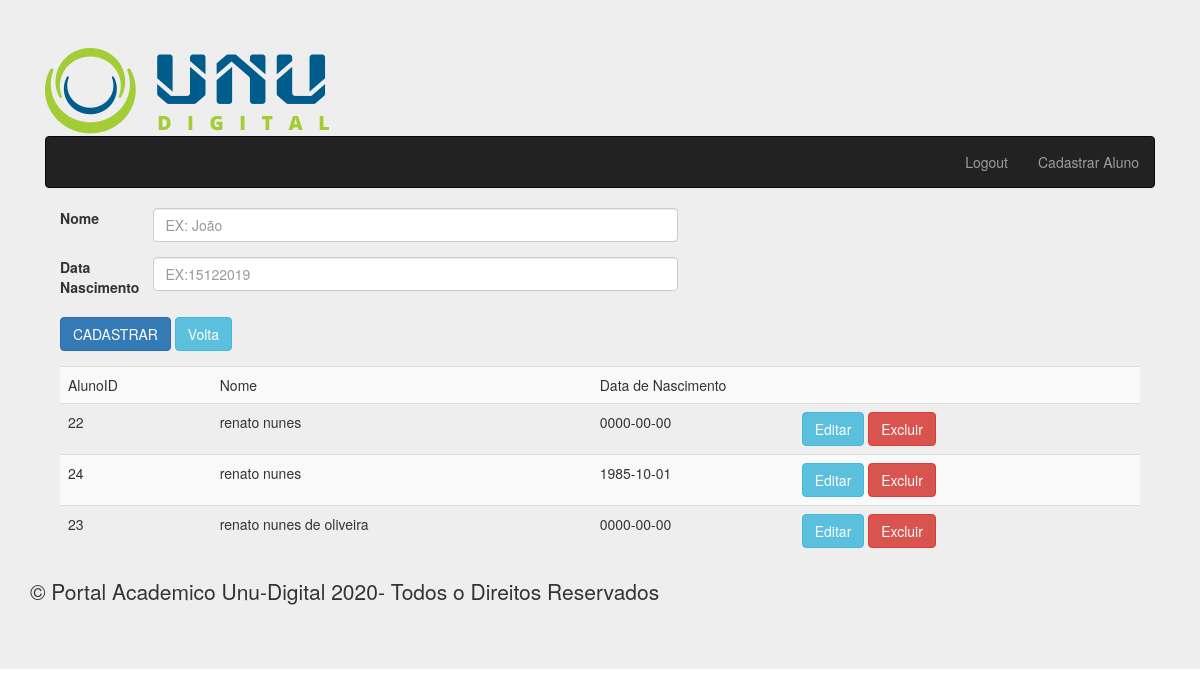
Page /userLogado.php?p=cadastraraluno (signed in) on the committed database.
### tables this page shows
CREATE TABLE `tb_alunos` (
  `alunoID` int(11) NOT NULL,
  `nome` varchar(30) DEFAULT NULL,
  `dataNascimento` date DEFAULT NULL
);

### AlunoController.php (called while the page is built, shortened)
<?php
class AlunoController
{
	private $connPDO;
	public function __construct($dbname, $host, $user, $senha)
	{
		try {
			$this ->connPDO  = new PDO("mysql:dbname=".$dbname.";host=".$host,$user,$senha);
		} catch (PDOException $e) {
			echo "Erro ao conectar com o banco".$e->getMessage();
			exit();
		} catch (Exception $e) {
			echo "Erro geral".$e->getMessage();
			exit();
		}
	}
	public function buscarAlunos()
	{
		$cmd = $this->connPDO->query("SELECT * FROM tb_alunos ORDER BY nome");
		$result = $cmd->fetchAll(PDO::FETCH_ASSOC);
		return $result;
	}
}
?>

### CadastrarAluno.php (the view, shortened to what this page needs)
<?php
require_once'AlunoController.php';
$alunoController = new AlunoController("db_projetounu","localhost","root","");
?>
<!DOCTYPE html>
<html lang="pt-br">
	<div class="container">
		<head>
			<link href="css/bootstrap.min.css" rel="stylesheet" media="screen"/>
		</head>
		<body>
			<form method="POST" >
				<div class="form-group row" >
					<label for="nome" class="col-sm-1 col-form-label">Nome</label>
					<div class="col-sm-6">
						<input type="text" class="form-control" name="nome" id="nome" placeholder="EX: João">
					</div>
				</div>
				<div class="form-group row">
					<label for="dataNasc" class="col-sm-1 col-form-label">Data Nascimento</label>
					<div class="col-sm-6">
						<input type="text" class="form-control" name="dataNasc" id="dataNasc" placeholder="EX:15122019">
					</div>
				</div>
				<div class="form-group" >
					 <button type="submit" class="btn btn-primary">CADASTRAR</button>
					 <a class="btn btn-info" href="?p=meucadastro">Volta</a>
				</div>
			</form>
			<div>
				<table class="table table-striped">
					<tr >
						<td scope="col">AlunoID</td>
						<td scope="col">Nome</td>
						<td scope="col" colspan="2">Data de Nascimento</td>
					</tr>
			<?php
					$dados = $alunoController->buscarAlunos();
					if (count($dados) > 0)
					{
						for ($i=0; $i < count($dados); $i++ )
							{
								echo "<tr>";
								foreach ($dados[$i] as $key => $value)
								{
									echo "<td>".$value."</td>";
								}
			?>
									<td>
										<a class="btn btn-info" href="alunoeditar.php?id_up=<?php echo $dados[$i]['alunoID'];?>">Editar</a>
										<a class="btn btn-danger" href="cadastraraluno.php?id=<?php echo $dados[$i]['alunoID'];?>">Excluir</a>
									</td>
			<?php
								echo "</tr>";
							}
					}
					else
					{
			?>
					 	<h4>Sem Alunos cadastrados!</h4>
			<?php
					}
			?>
				</table>
			</div>
		</body>
	</div>
</html>

### rows in the picture
tb_alunos: alunoID "22", nome "renato nunes", dataNascimento "0000-00-00"
tb_alunos: alunoID "24", nome "renato nunes", dataNascimento "1985-10-01"
tb_alunos: alunoID "23", nome "renato nunes de oliveira", dataNascimento "0000-00-00"
